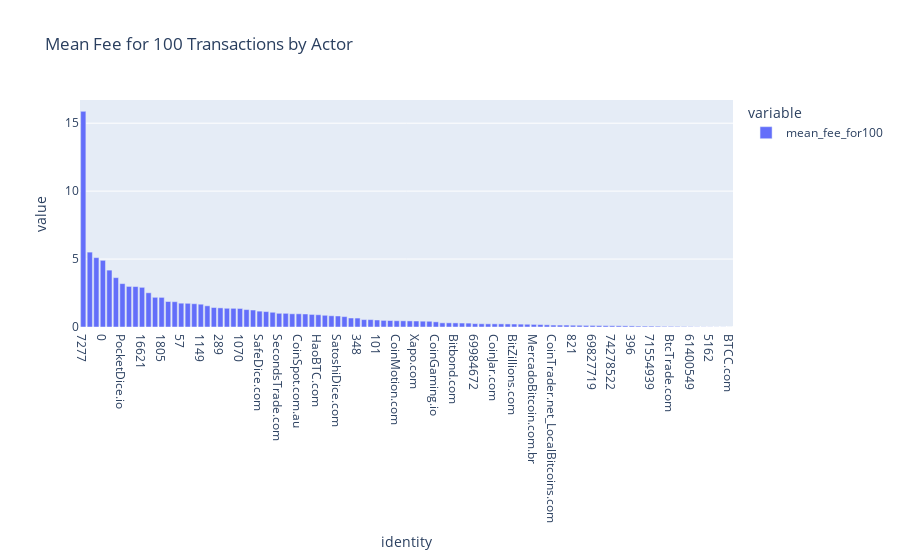

Source (notebook cell):
### Markdown cell above
### Rentable

### Code cell
mean_fee = blockchain_actor.groupby("identity")["mean_fee_for100"].mean().sort_values(ascending=False)
px.bar(mean_fee, title="Mean Fee for 100 Transactions by Actor")

### Figure 1 — Plotly figure (JSON) as saved in the notebook; plotly's stock layout.template omitted (floating-point values rounded to 4 significant figures)
{"data": [{"alignmentgroup": "True", "hovertemplate": "variable=mean_fee_for100<br>identity=%{x}<br>value=%{y}<extra></extra>", "legendgroup": "mean_fee_for100", "marker": {"color": "#636efa", "pattern": {"shape": ""}}, "name": "mean_fee_for100", "offsetgroup": "mean_fee_for100", "orientation": "v", "showlegend": true, "textposition": "auto", "type": "bar", "x": ["7277", "999Dice.com", "419", "0", "18972", "Cryptonator.com", "PocketDice.io", "HolyTransaction.com", "LuckyB.it", "16621", "292", "Poloniex.com", "1805", "ePay.info_CoinJoinMess", "35", "57", "SatoshiMines.com", "1567", "1149", "175", "Bit-x.com", "289", "641", "227", "1070", "BTCJam.com", "700", "SafeDice.com", "1391", "Bter.com", "SecondsTrade.com", "154", "YoBit.net", "CoinSpot.com.au", "Rollin.io", "Vaultoro.com", "HaoBTC.com", "107", "269", "SatoshiDice.com", "CoinPayments.net", "354", "348", "FortuneJack.com", "1138", "101", "Loanbase.com", "BX.in.th", "CoinMotion.com", "TheRockTrading.com", "523", "Xapo.com", "421", "871", "CoinGaming.io", "74304487", "1226", "Bitbond.com", "Bitcoin.de", "61", "69984672", "122", "73963652", "CoinJar.com", "CoinCafe.com", "Matbea.com", "BitZillions.com", "469", "72472408", "MercadoBitcoin.com.br", "FYBSG.com", "Bitstamp.net", "CoinTrader.net_LocalBitcoins.com", "70063369", "70927660", "821", "BitBargain.co.uk", "73832915", "69827719", "71842975", "69383113", "74278522", "BTC-e.com", "16768780", "396", "SimpleCoin.cz", "BitcoinFog", "71554939", "Huobi.com", "HappyCoins.com", "BtcTrade.com", "898", "417", "61400549", "OKCoin.com", "Paymium.com", "5162", "SlushPool.com", "69697250", "BTCC.com"], "xaxis": "x", "y": [15.87, 5.511, 5.107, 4.907, 4.186, 3.633, 3.193, 2.987, 2.976, 2.919, 2.518, 2.185, 2.18, 1.876, 1.863, 1.753, 1.744, 1.714, 1.677, 1.56, 1.433, 1.407, 1.379, 1.375, 1.365, 1.282, 1.25, 1.168, 1.135, 1.085, 1.007, 1.007, 0.9723, 0.9723, 0.9581, 0.9251, 0.9019, 0.8619, 0.8273, 0.8108, 0.7652, 0.6617, 0.6579, 0.5446, 0.5438, 0.516, 0.4862, 0.4761, 0.4623, 0.4558, 0.4492, 0.4416, 0.4281, 0.4217, 0.3799, 0.3068, 0.3065, 0.3016, 0.2925, 0.2863, 0.2473, 0.2383, 0.2335, 0.2323, 0.2295, 0.2249, 0.2189, 0.2113, 0.2023, 0.1906, 0.1812, 0.1623, 0.1429, 0.1413, 0.1411, 0.1312, 0.1268, 0.1162, 0.1152, 0.1107, 0.09965, 0.0941, 0.09149, 0.08558, 0.08006, 0.06737, 0.06563, 0.06511, 0.05741, 0.04545, 0.0449, 0.04115, 0.03205, 0.0232, 0.01459, 0.01163, 0.00944, 0.007377, 0.005614, 0.002298], "yaxis": "y"}], "layout": {"barmode": "relative", "legend": {"title": {"text": "variable"}, "tracegroupgap": 0}, "title": {"text": "Mean Fee for 100 Transactions by Actor"}, "xaxis": {"anchor": "y", "domain": [0, 1], "title": {"text": "identity"}}, "yaxis": {"anchor": "x", "domain": [0, 1], "title": {"text": "value"}}}}
